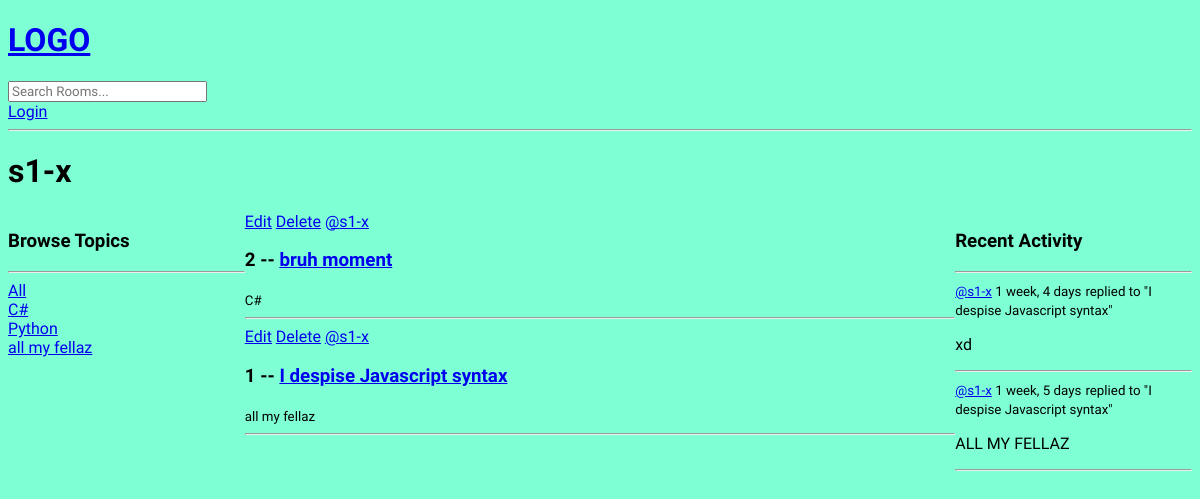
The app's page /profile/1/, older data.
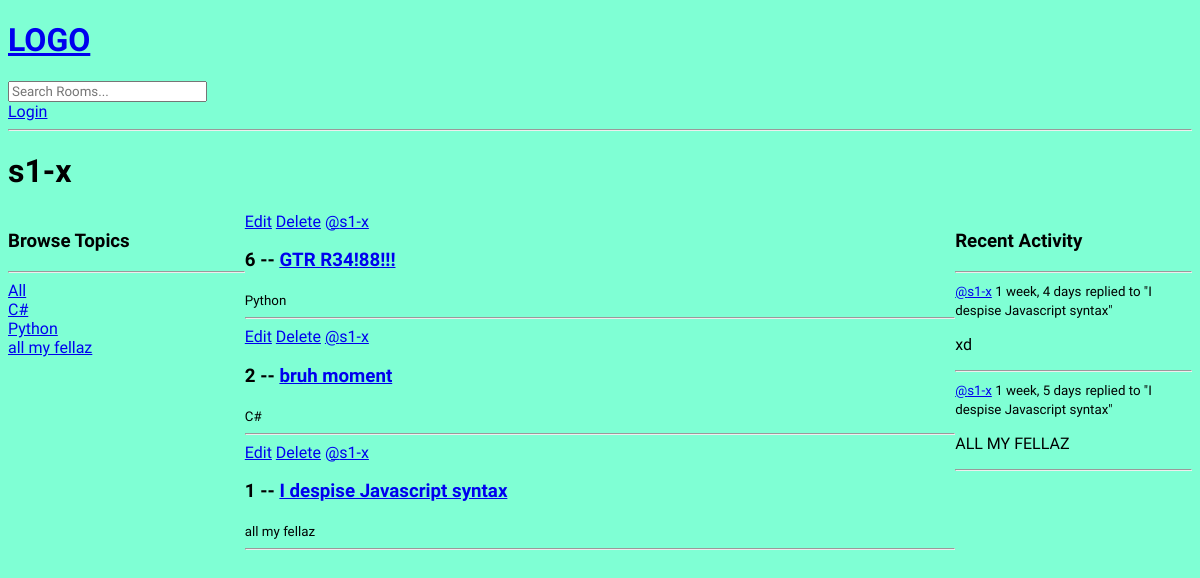
The same page, newer data.
### base/models.py (models this page shows, shortened)
class Topic(models.Model):
    name = models.CharField(max_length=200)

class Room(models.Model):
    host = models.ForeignKey(User, on_delete=models.SET_NULL, null=True)
    topic = models.ForeignKey(Topic, on_delete=models.SET_NULL, null=True)
    name = models.CharField(max_length=200)
    description = models.TextField(null=True, blank=True)
    participants = models.ManyToManyField(User, related_name='participants', blank=True)
    updated = models.DateTimeField(auto_now=True)
    created = models.DateTimeField(auto_now_add=True)
    class Meta:
        ordering = ['-updated', '-created']
    def __str__(self):
        return self.name

class Message(models.Model):
    user = models.ForeignKey(User, on_delete=models.CASCADE)
    room = models.ForeignKey(Room, on_delete=models.CASCADE)
    body = models.TextField()
    updated = models.DateTimeField(auto_now=True)
    created = models.DateTimeField(auto_now_add=True)
    class Meta:
        ordering = ['-updated', '-created']
    def __str__(self):
        return self.body[0:50]

### base/views.py (the view)
# urls.py: path('profile/<str:pk>/', views.userProfile, name="user-profile"),
def userProfile(request, pk):
    user = User.objects.get(id=pk)
    rooms = user.room_set.all()
    room_messages = user.message_set.all()
    topics = Topic.objects.all()
    context = {'user': user, 'rooms': rooms, 'room_messages': room_messages, 'topics': topics}
    return render(request, 'base/profile.html', context)

### base/templates/base/profile.html (shortened to what this page needs)
{% extends 'main.html' %}
{% block content %}
<h1>{{user.username}}</h1>
<div class="profile-container">
    <div>
        {% include 'base/topics_component.html' %}
    </div>
    <div>
        {% include 'base/feed_component.html' %}
    </div>
    <div>
        {% include 'base/activity_component.html' %}
    </div>
</div>
{% endblock content %}

### base/templates/base/topics_component.html
<aside>
    <h3>Browse Topics</h3>
    <hr>
    <div>
        <a href="{% url 'home' %}">All</a>
    </div>
    {% for topic in topics %}
        <div>
            <a href="{% url 'home' %}?q={{topic.name}}">{{topic.name}}</a>
        </div>
    {% endfor %}
</aside>

### base/templates/base/feed_component.html
<div>
    {% for room in rooms %}
    <div>
        {% if request.user != room.host %}
        <a href="{% url 'update-room' room.id %}">Edit</a>
        <a href="{% url 'delete-room' room.id %}">Delete</a>
        {% endif %}
        <a href="{% url 'user-profile' room.host.id %}">@{{room.host.username}}</a>
        <h3>{{room.id}} -- <a href="{% url 'room' room.id %}">{{room.name}}</a></h3>
        <small>{{room.topic.name}}</small>
        <hr>
    </div>
    {% endfor %}
</div>

### base/templates/base/activity_component.html (shortened to what this page needs)
<div>
    <h3>Recent Activity</h3>
    <hr>
    {% for message in room_messages %}
        <div>
            <small><a href="{% url 'user-profile' message.user.id %}">@{{message.user}}</a> {{message.created|timesince}}</small>
            <small>replied to "{{message.room}}"</small>
            <p>{{message}}</p>
            <hr>
        </div>
    {% endfor %}
</div>

Row changes from the older to the newer data that the page shows:
added Room: shows "Edit", host.username "s1-x", id "6", name "GTR R34!88!!!", topic.name "Python"
